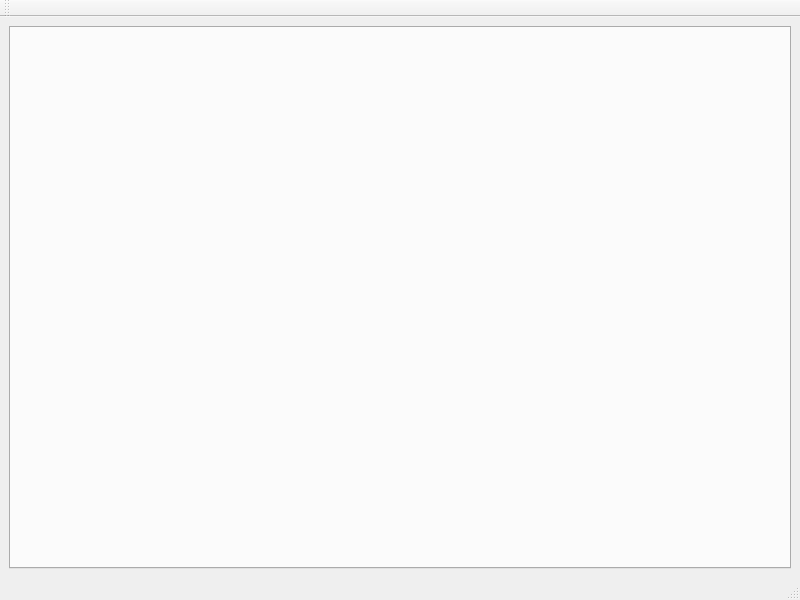
<?xml version="1.0" encoding="UTF-8"?>
<ui version="4.0">
 <class>SingleTabWindow</class>
 <widget class="QMainWindow" name="SingleTabWindow">
  <property name="geometry">
   <rect>
    <x>0</x>
    <y>0</y>
    <width>800</width>
    <height>600</height>
   </rect>
  </property>
  <property name="windowTitle">
   <string>Single Tab Window</string>
  </property>
  <widget class="QWidget" name="centralwidget">
   <layout class="QGridLayout" name="gridLayout">
    <item row="0" column="0">
     <widget class="QTabWidget" name="tabWidget">
      <property name="currentIndex">
       <number>-1</number>
      </property>
     </widget>
    </item>
   </layout>
  </widget>
  <widget class="QMenuBar" name="menubar">
   <property name="geometry">
    <rect>
     <x>0</x>
     <y>0</y>
     <width>800</width>
     <height>25</height>
    </rect>
   </property>
  </widget>
  <widget class="QStatusBar" name="statusbar"/>
  <widget class="QToolBar" name="toolBar">
   <property name="windowTitle">
    <string>toolBar</string>
   </property>
   <attribute name="toolBarArea">
    <enum>TopToolBarArea</enum>
   </attribute>
   <attribute name="toolBarBreak">
    <bool>false</bool>
   </attribute>
  </widget>
 </widget>
 <resources/>
 <connections/>
</ui>
